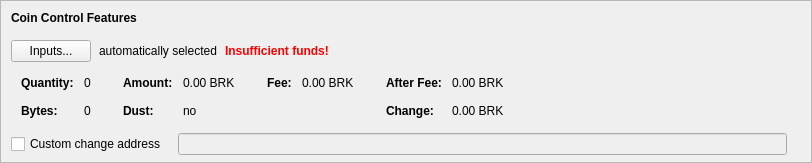
    <widget class="QFrame" name="frameCoinControl">
     <property name="sizePolicy">
      <sizepolicy hsizetype="Expanding" vsizetype="Expanding">
       <horstretch>0</horstretch>
       <verstretch>0</verstretch>
      </sizepolicy>
     </property>
     <property name="maximumSize">
      <size>
       <width>16777215</width>
       <height>16777215</height>
      </size>
     </property>
     <property name="frameShape">
      <enum>QFrame::StyledPanel</enum>
     </property>
     <property name="frameShadow">
      <enum>QFrame::Sunken</enum>
     </property>
     <layout class="QVBoxLayout" name="verticalLayoutCoinControl2">
      <property name="spacing">
       <number>0</number>
      </property>
      <property name="leftMargin">
       <number>0</number>
      </property>
      <property name="topMargin">
       <number>0</number>
      </property>
      <property name="rightMargin">
       <number>0</number>
      </property>
      <property name="bottomMargin">
       <number>6</number>
      </property>
      <item>
       <layout class="QVBoxLayout" name="verticalLayoutCoinControl" stretch="0,0,0,0,1">
        <property name="spacing">
         <number>0</number>
        </property>
        <property name="leftMargin">
         <number>10</number>
        </property>
        <property name="topMargin">
         <number>10</number>
        </property>
        <item>
         <layout class="QHBoxLayout" name="horizontalLayoutCoinControl1">
          <property name="bottomMargin">
           <number>15</number>
          </property>
          <item>
           <widget class="QLabel" name="labelCoinControlFeatures">
            <property name="sizePolicy">
             <sizepolicy hsizetype="Preferred" vsizetype="Maximum">
              <horstretch>0</horstretch>
              <verstretch>0</verstretch>
             </sizepolicy>
            </property>
            <property name="font">
             <font>
              <weight>75</weight>
              <bold>true</bold>
             </font>
            </property>
            <property name="styleSheet">
             <string notr="true">font-weight:bold;</string>
            </property>
            <property name="text">
             <string>Coin Control Features</string>
            </property>
           </widget>
          </item>
         </layout>
        </item>
        <item>
         <layout class="QHBoxLayout" name="horizontalLayoutCoinControl2" stretch="0,0,0,0">
          <property name="spacing">
           <number>8</number>
          </property>
          <property name="bottomMargin">
           <number>10</number>
          </property>
          <item>
           <widget class="QPushButton" name="pushButtonCoinControl">
            <property name="styleSheet">
             <string notr="true"/>
            </property>
            <property name="text">
             <string>Inputs...</string>
            </property>
            <property name="autoDefault">
             <bool>false</bool>
            </property>
           </widget>
          </item>
          <item>
           <widget class="QLabel" name="labelCoinControlAutomaticallySelected">
            <property name="text">
             <string>automatically selected</string>
            </property>
            <property name="margin">
             <number>5</number>
            </property>
           </widget>
          </item>
          <item>
           <widget class="QLabel" name="labelCoinControlInsuffFunds">
            <property name="font">
             <font>
              <weight>75</weight>
              <bold>true</bold>
             </font>
            </property>
            <property name="styleSheet">
             <string notr="true">color:red;font-weight:bold;</string>
            </property>
            <property name="text">
             <string>Insufficient funds!</string>
            </property>
            <property name="margin">
             <number>5</number>
            </property>
           </widget>
          </item>
          <item>
           <spacer name="horizontalSpacerCoinControl">
            <property name="orientation">
             <enum>Qt::Horizontal</enum>
            </property>
            <property name="sizeHint" stdset="0">
             <size>
              <width>40</width>
              <height>1</height>
             </size>
            </property>
           </spacer>
          </item>
         </layout>
        </item>
        <item>
         <widget class="QWidget" name="widgetCoinControl" native="true">
          <property name="sizePolicy">
           <sizepolicy hsizetype="Preferred" vsizetype="Preferred">
            <horstretch>0</horstretch>
            <verstretch>0</verstretch>
           </sizepolicy>
          </property>
          <property name="minimumSize">
           <size>
            <width>0</width>
            <height>0</height>
           </size>
          </property>
          <property name="styleSheet">
           <string notr="true"/>
          </property>
          <layout class="QHBoxLayout" name="horizontalLayoutCoinControl5">
           <property name="leftMargin">
            <number>0</number>
           </property>
           <property name="topMargin">
            <number>0</number>
           </property>
           <property name="rightMargin">
            <number>0</number>
           </property>
           <property name="bottomMargin">
            <number>0</number>
           </property>
           <item>
            <layout class="QHBoxLayout" name="horizontalLayoutCoinControl3" stretch="0,0,0,1">
             <property name="spacing">
              <number>20</number>
             </property>
             <property name="topMargin">
              <number>0</number>
             </property>
             <property name="bottomMargin">
              <number>10</number>
             </property>
             <item>
              <layout class="QFormLayout" name="formLayoutCoinControl1">
               <property name="horizontalSpacing">
                <number>10</number>
               </property>
               <property name="verticalSpacing">
                <number>14</number>
               </property>
               <property name="leftMargin">
                <number>10</number>
               </property>
               <property name="topMargin">
                <number>4</number>
               </property>
               <property name="rightMargin">
                <number>6</number>
               </property>
               <item row="0" column="0">
                <widget class="QLabel" name="labelCoinControlQuantityText">
                 <property name="font">
                  <font>
                   <weight>75</weight>
                   <bold>true</bold>
                  </font>
                 </property>
                 <property name="text">
                  <string>Quantity:</string>
                 </property>
                 <property name="margin">
                  <number>0</number>
                 </property>
                </widget>
               </item>
               <item row="0" column="1">
                <widget class="QLabel" name="labelCoinControlQuantity">
                 <property name="cursor">
                  <cursorShape>IBeamCursor</cursorShape>
                 </property>
                 <property name="contextMenuPolicy">
                  <enum>Qt::ActionsContextMenu</enum>
                 </property>
                 <property name="text">
                  <string notr="true">0</string>
                 </property>
                 <property name="margin">
                  <number>0</number>
                 </property>
                 <property name="textInteractionFlags">
                  <set>Qt::LinksAccessibleByMouse|Qt::TextSelectableByKeyboard|Qt::TextSelectableByMouse</set>
                 </property>
                </widget>
               </item>
               <item row="1" column="0">
                <widget class="QLabel" name="labelCoinControlBytesText">
                 <property name="font">
                  <font>
                   <weight>75</weight>
                   <bold>true</bold>
                  </font>
                 </property>
                 <property name="text">
                  <string>Bytes:</string>
                 </property>
                </widget>
               </item>
               <item row="1" column="1">
                <widget class="QLabel" name="labelCoinControlBytes">
                 <property name="cursor">
                  <cursorShape>IBeamCursor</cursorShape>
                 </property>
                 <property name="contextMenuPolicy">
                  <enum>Qt::ActionsContextMenu</enum>
                 </property>
                 <property name="text">
                  <string notr="true">0</string>
                 </property>
                 <property name="textInteractionFlags">
                  <set>Qt::LinksAccessibleByMouse|Qt::TextSelectableByKeyboard|Qt::TextSelectableByMouse</set>
                 </property>
                </widget>
               </item>
              </layout>
             </item>
             <item>
              <layout class="QFormLayout" name="formLayoutCoinControl2">
               <property name="horizontalSpacing">
                <number>10</number>
               </property>
               <property name="verticalSpacing">
                <number>14</number>
               </property>
               <property name="leftMargin">
                <number>6</number>
               </property>
               <property name="topMargin">
                <number>4</number>
               </property>
               <property name="rightMargin">
                <number>6</number>
               </property>
               <item row="0" column="0">
                <widget class="QLabel" name="labelCoinControlAmountText">
                 <property name="font">
                  <font>
                   <weight>75</weight>
                   <bold>true</bold>
                  </font>
                 </property>
                 <property name="text">
                  <string>Amount:</string>
                 </property>
                 <property name="margin">
                  <number>0</number>
                 </property>
                </widget>
               </item>
               <item row="0" column="1">
                <widget class="QLabel" name="labelCoinControlAmount">
                 <property name="cursor">
                  <cursorShape>IBeamCursor</cursorShape>
                 </property>
                 <property name="contextMenuPolicy">
                  <enum>Qt::ActionsContextMenu</enum>
                 </property>
                 <property name="text">
                  <string notr="true">0.00 BRK</string>
                 </property>
                 <property name="textInteractionFlags">
                  <set>Qt::LinksAccessibleByMouse|Qt::TextSelectableByKeyboard|Qt::TextSelectableByMouse</set>
                 </property>
                </widget>
               </item>
               <item row="1" column="0">
                <widget class="QLabel" name="labelCoinControlLowOutputText">
                 <property name="font">
                  <font>
                   <weight>75</weight>
                   <bold>true</bold>
                  </font>
                 </property>
                 <property name="text">
                  <string>Dust:</string>
                 </property>
                </widget>
               </item>
               <item row="1" column="1">
                <widget class="QLabel" name="labelCoinControlLowOutput">
                 <property name="cursor">
                  <cursorShape>IBeamCursor</cursorShape>
                 </property>
                 <property name="contextMenuPolicy">
                  <enum>Qt::ActionsContextMenu</enum>
                 </property>
                 <property name="text">
                  <string notr="true">no</string>
                 </property>
                 <property name="textInteractionFlags">
                  <set>Qt::LinksAccessibleByMouse|Qt::TextSelectableByKeyboard|Qt::TextSelectableByMouse</set>
                 </property>
                </widget>
               </item>
              </layout>
             </item>
             <item>
              <layout class="QFormLayout" name="formLayoutCoinControl3">
               <property name="horizontalSpacing">
                <number>10</number>
               </property>
               <property name="verticalSpacing">
                <number>14</number>
               </property>
               <property name="leftMargin">
                <number>6</number>
               </property>
               <property name="topMargin">
                <number>4</number>
               </property>
               <property name="rightMargin">
                <number>6</number>
               </property>
               <item row="0" column="0">
                <widget class="QLabel" name="labelCoinControlFeeText">
                 <property name="font">
                  <font>
                   <weight>75</weight>
                   <bold>true</bold>
                  </font>
                 </property>
                 <property name="text">
                  <string>Fee:</string>
                 </property>
                 <property name="margin">
                  <number>0</number>
                 </property>
                </widget>
               </item>
               <item row="0" column="1">
                <widget class="QLabel" name="labelCoinControlFee">
                 <property name="cursor">
                  <cursorShape>IBeamCursor</cursorShape>
                 </property>
                 <property name="contextMenuPolicy">
                  <enum>Qt::ActionsContextMenu</enum>
                 </property>
                 <property name="text">
                  <string notr="true">0.00 BRK</string>
                 </property>
                 <property name="textInteractionFlags">
                  <set>Qt::LinksAccessibleByMouse|Qt::TextSelectableByKeyboard|Qt::TextSelectableByMouse</set>
                 </property>
                </widget>
               </item>
              </layout>
             </item>
             <item>
              <layout class="QFormLayout" name="formLayoutCoinControl4">
               <property name="horizontalSpacing">
                <number>10</number>
               </property>
               <property name="verticalSpacing">
                <number>14</number>
               </property>
               <property name="leftMargin">
                <number>6</number>
               </property>
               <property name="topMargin">
                <number>4</number>
               </property>
               <property name="rightMargin">
                <number>6</number>
               </property>
               <item row="0" column="0">
                <widget class="QLabel" name="labelCoinControlAfterFeeText">
                 <property name="font">
                  <font>
                   <weight>75</weight>
                   <bold>true</bold>
                  </font>
                 </property>
                 <property name="text">
                  <string>After Fee:</string>
                 </property>
                 <property name="margin">
                  <number>0</number>
                 </property>
                </widget>
               </item>
               <item row="0" column="1">
                <widget class="QLabel" name="labelCoinControlAfterFee">
                 <property name="cursor">
                  <cursorShape>IBeamCursor</cursorShape>
                 </property>
                 <property name="contextMenuPolicy">
                  <enum>Qt::ActionsContextMenu</enum>
                 </property>
                 <property name="text">
                  <string notr="true">0.00 BRK</string>
                 </property>
                 <property name="textInteractionFlags">
                  <set>Qt::LinksAccessibleByMouse|Qt::TextSelectableByKeyboard|Qt::TextSelectableByMouse</set>
                 </property>
                </widget>
               </item>
               <item row="1" column="0">
                <widget class="QLabel" name="labelCoinControlChangeText">
                 <property name="font">
                  <font>
                   <weight>75</weight>
                   <bold>true</bold>
                  </font>
                 </property>
                 <property name="text">
                  <string>Change:</string>
                 </property>
                </widget>
               </item>
               <item row="1" column="1">
                <widget class="QLabel" name="labelCoinControlChange">
                 <property name="cursor">
                  <cursorShape>IBeamCursor</cursorShape>
                 </property>
                 <property name="contextMenuPolicy">
                  <enum>Qt::ActionsContextMenu</enum>
                 </property>
                 <property name="text">
                  <string notr="true">0.00 BRK</string>
                 </property>
                 <property name="textInteractionFlags">
                  <set>Qt::LinksAccessibleByMouse|Qt::TextSelectableByKeyboard|Qt::TextSelectableByMouse</set>
                 </property>
                </widget>
               </item>
              </layout>
             </item>
            </layout>
           </item>
          </layout>
         </widget>
        </item>
        <item>
         <layout class="QHBoxLayout" name="horizontalLayoutCoinControl4" stretch="0,0,0">
          <property name="spacing">
           <number>12</number>
          </property>
          <property name="sizeConstraint">
           <enum>QLayout::SetDefaultConstraint</enum>
          </property>
          <property name="topMargin">
           <number>5</number>
          </property>
          <property name="rightMargin">
           <number>5</number>
          </property>
          <item>
           <widget class="QCheckBox" name="checkBoxCoinControlChange">
            <property name="toolTip">
             <string>If this is activated, but the change address is empty or invalid, change will be sent to a newly generated address.</string>
            </property>
            <property name="text">
             <string>Custom change address</string>
            </property>
           </widget>
          </item>
          <item>
           <widget class="QValidatedLineEdit" name="lineEditCoinControlChange">
            <property name="enabled">
             <bool>false</bool>
            </property>
            <property name="sizePolicy">
             <sizepolicy hsizetype="Expanding" vsizetype="Fixed">
              <horstretch>0</horstretch>
              <verstretch>0</verstretch>
             </sizepolicy>
            </property>
           </widget>
          </item>
          <item>
           <widget class="QLabel" name="labelCoinControlChangeLabel">
            <property name="sizePolicy">
             <sizepolicy hsizetype="Preferred" vsizetype="Expanding">
              <horstretch>0</horstretch>
              <verstretch>0</verstretch>
             </sizepolicy>
            </property>
            <property name="minimumSize">
             <size>
              <width>0</width>
              <height>0</height>
             </size>
            </property>
            <property name="text">
             <string/>
            </property>
            <property name="margin">
             <number>3</number>
            </property>
           </widget>
          </item>
         </layout>
        </item>
        <item>
         <spacer name="verticalSpacerCoinControl">
          <property name="orientation">
           <enum>Qt::Vertical</enum>
          </property>
          <property name="sizeHint" stdset="0">
           <size>
            <width>800</width>
            <height>1</height>
           </size>
          </property>
         </spacer>
        </item>
       </layout>
      </item>
     </layout>
    </widget>
